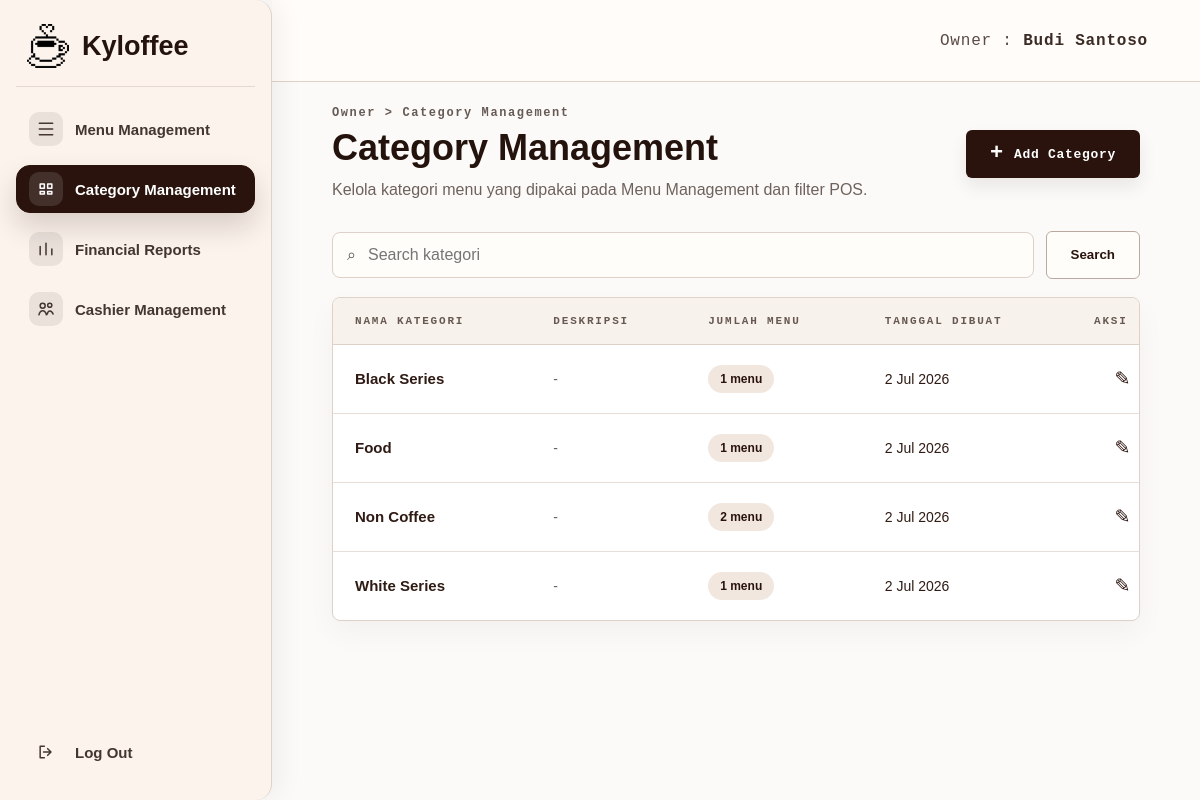
Page /owner/categories (signed in) on the committed database.
### tables this page shows
CREATE TABLE users (
                id INTEGER PRIMARY KEY AUTOINCREMENT,
                full_name TEXT NOT NULL,
                email TEXT UNIQUE NOT NULL,
                password_hash TEXT NOT NULL,
                role TEXT NOT NULL,
                created_at TIMESTAMP DEFAULT CURRENT_TIMESTAMP
            , staff_phone TEXT, staff_position TEXT DEFAULT 'Staff', joined_date TEXT, staff_status TEXT DEFAULT 'Aktif', is_active INTEGER NOT NULL DEFAULT 1, owner_id INTEGER);

CREATE TABLE categories (
                id INTEGER PRIMARY KEY AUTOINCREMENT,
                name TEXT NOT NULL,
                name_key TEXT NOT NULL UNIQUE,
                description TEXT,
                created_at TIMESTAMP DEFAULT CURRENT_TIMESTAMP,
                updated_at TIMESTAMP DEFAULT CURRENT_TIMESTAMP
            );

### app.py (the view, shortened to what this page needs)
@app.route("/owner/categories", methods=["GET", "POST"])
@owner_required
def owner_categories():
    init_menu_table()
    return render_owner_categories()

### app.py (called while the page is built, shortened)
def get_db():
    global REMOTE_DB_FAILED
    if "db" not in g:
        should_try_mysql = DB_USE_MYSQL and not (REMOTE_DB_FAILED and DB_FALLBACK_SQLITE)
        sqlite_conn = sqlite3.connect(DATABASE)
        sqlite_conn.row_factory = sqlite3.Row
        g.db = DatabaseConnection(sqlite_conn, is_mysql=False)
    return g.db

def execute_commit(query, params=()):
    db = get_db()
    try:
        cursor = db.execute(query, params)
        db.commit()
        app.logger.debug("DB commit successful: %s", query)
        return cursor
    except Exception:
        db.rollback()
        app.logger.exception("DB write failed and rollback executed.")
        raise

def execute_script_commit(script):
    db = get_db()
    try:
        db.executescript(script)
        db.commit()
        app.logger.debug("DB script commit successful.")
    except Exception:
        db.rollback()
        app.logger.exception("DB schema change failed and rollback executed.")
        raise

def fetch_all_dict(cursor):
    rows = cursor.fetchall()
    if not rows:
        return []
    if isinstance(rows[0], dict):
        return rows
    columns = [col[0] for col in cursor.description]
    return [dict(zip(columns, row)) for row in rows]

def row_to_dict(row):
    if row is None:
        return {}
    if isinstance(row, dict):
        return row
    return dict(row)

def normalize_role_value(role):
    role_key = str(role or "").strip().lower()
    if role_key in CASHIER_ROLE_ALIASES:
        return CASHIER_ROLE
    return role_key

def normalize_category_name(value):
    return " ".join(str(value or "").strip().split())

@app.template_global()
def category_key(category):
    return normalize_category_name(category).lower()

def get_table_columns(table_name):
    db = get_db()
    cursor = db.cursor()
    if db.is_mysql:
        cursor.execute(f"SHOW COLUMNS FROM {table_name}")
        fetched = cursor.fetchall()
        return {row["Field"] if isinstance(row, dict) else row[0] for row in fetched}
    cursor.execute(f"PRAGMA table_info({table_name})")
    return {row[1] for row in cursor.fetchall()}

def table_exists(table_name):
    db = get_db()
    if db.is_mysql:
        cursor = db.execute("SHOW TABLES LIKE ?", (table_name,))
    else:
        cursor = db.execute(
            "SELECT name FROM sqlite_master WHERE type = 'table' AND name = ?",
            (table_name,),
        )
    return cursor.fetchone() is not None

    def cursor(self):
        return self.conn.cursor()

### templates/owner_categories.html (shortened to what this page needs)
<!DOCTYPE html>
<html lang="id">
<head>
    <link rel="stylesheet" href="{{ url_for('static', filename='css/owner_shell.css') }}">
    <link rel="stylesheet" href="{{ url_for('static', filename='css/owner_menu.css') }}">
</head>
<body>
    <div class="owner-page">
        {% include 'partials/owner_sidebar.html' %}
        <main class="owner-main">
            <header class="owner-topbar">
                <div class="owner-identity">Owner : <strong>{{ owner_name }}</strong></div>
            </header>
            <section class="owner-content owner-content--categories">
                <div class="page-heading page-heading--row category-heading">
                    <div>
                        <p class="breadcrumb">Owner &gt; Category Management</p>
                        <h1>Category Management</h1>
                        <p class="page-subtitle">Kelola kategori menu yang dipakai pada Menu Management dan filter POS.</p>
                    </div>
                    <button type="button" class="primary-button category-add-button" data-open-category-modal data-mode="create">
                        <span>+</span>
                        Add Category
                    </button>
                </div>
                <form action="{{ url_for('owner_categories') }}" method="GET" class="category-toolbar">
                    <label class="category-search" for="categorySearch">
                        <span aria-hidden="true">&#8981;</span>
                        <input id="categorySearch" type="search" name="q" value="{{ search }}" placeholder="Search kategori" aria-label="Search kategori">
                    </label>
                    <button type="submit" class="secondary-button">Search</button>
                </form>
                <section class="menu-table-card category-table-card" aria-label="Daftar kategori menu Kyloffee">
                    <div class="table-responsive">
                        <table class="menu-table category-table">
                            <thead>
                                <tr>
                                    <th>Nama Kategori</th>
                                    <th>Deskripsi</th>
                                    <th>Jumlah Menu</th>
                                    <th>Tanggal Dibuat</th>
                                    <th>Aksi</th>
                                </tr>
                            </thead>
                            <tbody>
                                {% if categories %}
                                    {% for category in categories %}
                                        <tr>
                                            <td>
                                                <strong>{{ category.name }}</strong>
                                            </td>
                                            <td class="category-description">
                                                {{ category.description if category.description else '-' }}
                                            </td>
                                            <td>
                                                <span class="category-count">{{ category.menu_count }} menu</span>
                                            </td>
                                            <td>{{ category.created_label }}</td>
                                            <td class="action-cell">
                                                <button
                                                    type="button"
                                                    class="icon-button"
                                                    title="Edit kategori"
                                                    data-open-category-modal
                                                    data-mode="edit"
                                                    data-id="{{ category.id }}"
                                                    data-name="{{ category.name }}"
                                                    data-description="{{ category.description }}"
                                                >
                                                    &#9998;
                                                </button>
                                            </td>
                                        </tr>
                                    {% endfor %}
                                {% endif %}
                            </tbody>
                        </table>
                    </div>
                </section>
            </section>
        </main>
        {% set modal_mode = category_form.get('mode', 'create') %}
        {% set is_modal_open = category_form.get('mode') %}
        {% set is_edit_mode = modal_mode == 'edit' %}
    </div>
</body>
</html>

### templates/partials/owner_sidebar.html (shortened to what this page needs)
<aside class="owner-sidebar" id="ownerSidebar" data-owner-sidebar>
    <button
        type="button"
        class="brand"
        data-owner-sidebar-toggle
        aria-controls="ownerSidebar"
        aria-expanded="true"
        aria-label="Perkecil sidebar Owner"
    >
        <img src="{{ url_for('static', filename='assets/logo-coffee.png') }}" alt="" class="brand-logo-mark">
        <span class="brand-name owner-sidebar__text">Kyloffee</span>
    </button>
    <nav class="owner-nav" aria-label="Owner navigation">
        <a
            href="{{ url_for('owner_menu') }}"
            class="owner-nav__link {% if active_page == 'menu' %}active{% endif %}"
            data-owner-nav-link
            data-tooltip="Menu Management"
            title="Menu Management"
        >
            <span class="owner-nav__icon" aria-hidden="true">
                <svg viewBox="0 0 24 24" focusable="false">
                    <path d="M4 5h16M4 12h16M4 19h16" />
                </svg>
            </span>
            <span class="owner-nav__text owner-sidebar__text">Menu Management</span>
        </a>
        <a
            href="{{ url_for('owner_categories') }}"
            class="owner-nav__link {% if active_page == 'categories' %}active{% endif %}"
            data-owner-nav-link
            data-tooltip="Category Management"
            title="Category Management"
        >
            <span class="owner-nav__icon" aria-hidden="true">
                <svg viewBox="0 0 24 24" focusable="false">
                    <path d="M5 6h5v5H5zM14 6h5v5h-5zM5 15h5v3H5zM14 15h5v3h-5z" />
                </svg>
            </span>
            <span class="owner-nav__text owner-sidebar__text">Category Management</span>
        </a>
        <a
            href="{{ url_for('owner_reports') }}"
            class="owner-nav__link {% if active_page == 'reports' %}active{% endif %}"
            data-owner-nav-link
            data-tooltip="Financial Reports"
            title="Financial Reports"
        >
            <span class="owner-nav__icon" aria-hidden="true">
                <svg viewBox="0 0 24 24" focusable="false">
                    <path d="M5 19V9M12 19V5M19 19v-7" />
                </svg>
            </span>
            <span class="owner-nav__text owner-sidebar__text">Financial Reports</span>
        </a>
        <a
            href="{{ url_for('owner_staff') }}"
            class="owner-nav__link {% if active_page == 'staff' %}active{% endif %}"
            data-owner-nav-link
            data-tooltip="Cashier Management"
            title="Cashier Management"
        >
            <span class="owner-nav__icon" aria-hidden="true">
                <svg viewBox="0 0 24 24" focusable="false">
                    <path d="M8 11a3 3 0 1 0 0-6 3 3 0 0 0 0 6ZM16.5 10a2.5 2.5 0 1 0 0-5 2.5 2.5 0 0 0 0 5ZM3.5 19c.7-3.1 2.2-5 4.5-5s3.8 1.9 4.5 5M13.5 18c.5-2.3 1.6-3.7 3.2-3.7 1.8 0 3 1.5 3.8 3.7" />
                </svg>
            </span>
            <span class="owner-nav__text owner-sidebar__text">Cashier Management</span>
        </a>
    </nav>
    <a href="{{ url_for('logout') }}" class="owner-logout" data-owner-logout data-tooltip="Log Out" title="Log Out">
        <span class="owner-logout__icon" aria-hidden="true">
            <svg viewBox="0 0 24 24" focusable="false">
                <path d="M10 5H5v14h5M14 8l4 4-4 4M18 12H9" />
            </svg>
        </span>
        <span class="owner-sidebar__text">Log Out</span>
    </a>
</aside>

### static/css/owner_menu.css (style rules this page uses)
.menu-table-card { overflow: hidden; background: #fff; border: 1px solid var(--kyloffee-line); border-radius: 8px; box-shadow: 0 12px 30px rgba(42, 19, 13, 0.04); }
.table-responsive { width: 100%; overflow-x: auto; }
.menu-table { width: 100%; border-collapse: collapse; min-width: 920px; }
.menu-table thead { background: #f8f2ed; border-bottom: 1px solid var(--kyloffee-line); }
.menu-table th { padding: 17px 22px; text-align: left; font-family: "Courier New", monospace; font-size: 11px; font-weight: 800; text-transform: uppercase; letter-spacing: 1.8px; color: #675951; }
.menu-table td { padding: 17px 22px; border-bottom: 1px solid #e8ded8; color: #2f1b14; font-size: 14px; vertical-align: middle; }
.menu-table tr:last-child td { border-bottom: 0; }
.action-cell { text-align: center; white-space: nowrap; }
.icon-button { width: 34px; height: 34px; display: inline-flex; align-items: center; justify-content: center; text-decoration: none; border: 0; background: transparent; border-radius: 7px; color: var(--kyloffee-brown); font-size: 19px; font-family: inherit; cursor: pointer; }
.owner-content--categories { max-width: 1180px; }
.category-heading { align-items: center; }
.category-add-button { margin-top: 0; border: 0; }
.category-toolbar { display: flex; align-items: center; gap: 12px; margin-bottom: 18px; }
.category-search { min-height: 46px; flex: 1 1 280px; display: flex; align-items: center; gap: 10px; border: 1px solid var(--kyloffee-line); border-radius: 8px; background: #fffdfa; padding: 0 14px; color: #5d504a; }
.category-search input { width: 100%; min-width: 0; height: 42px; border: 0; outline: none; background: transparent; color: var(--kyloffee-text); font: inherit; }
.category-table { min-width: 840px; }
.category-table td:first-child strong { font-size: 15px; }
.category-description { max-width: 360px; color: var(--kyloffee-muted) !important; }
.category-count { display: inline-flex; min-height: 28px; align-items: center; justify-content: center; border-radius: 999px; background: #f1e7df; color: var(--kyloffee-brown); padding: 0 12px; font-size: 12px; font-weight: 800; }

### rows in the picture
users: full_name "Budi Santoso"
categories: name "Black Series", description "-", menu_count "1", created_label "2 Jul 2026"
categories: name "Food", description "-", menu_count "1", created_label "2 Jul 2026"
categories: name "Non Coffee", description "-", menu_count "2", created_label "2 Jul 2026"
categories: name "White Series", description "-", menu_count "1", created_label "2 Jul 2026"
